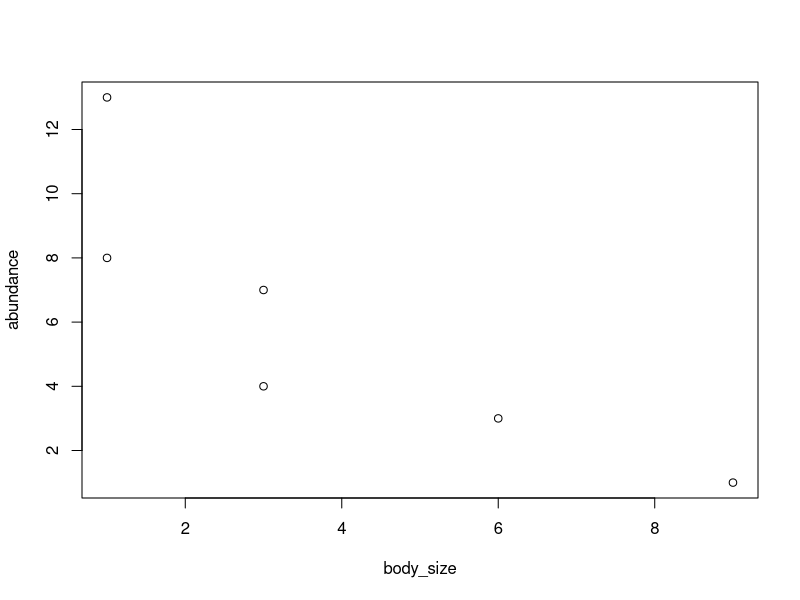
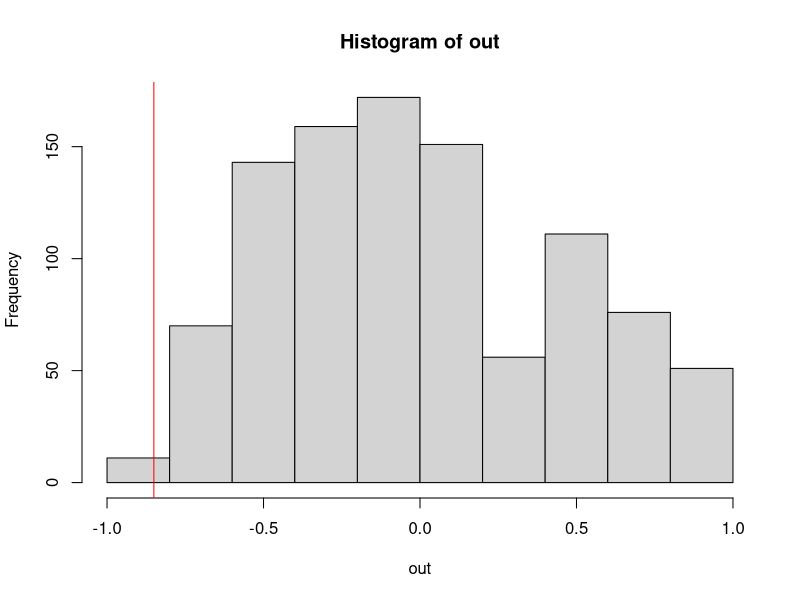
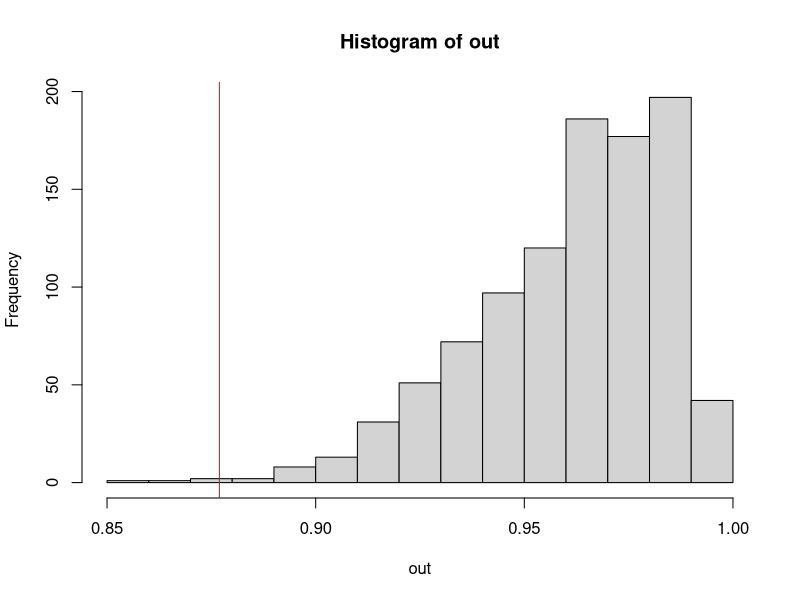
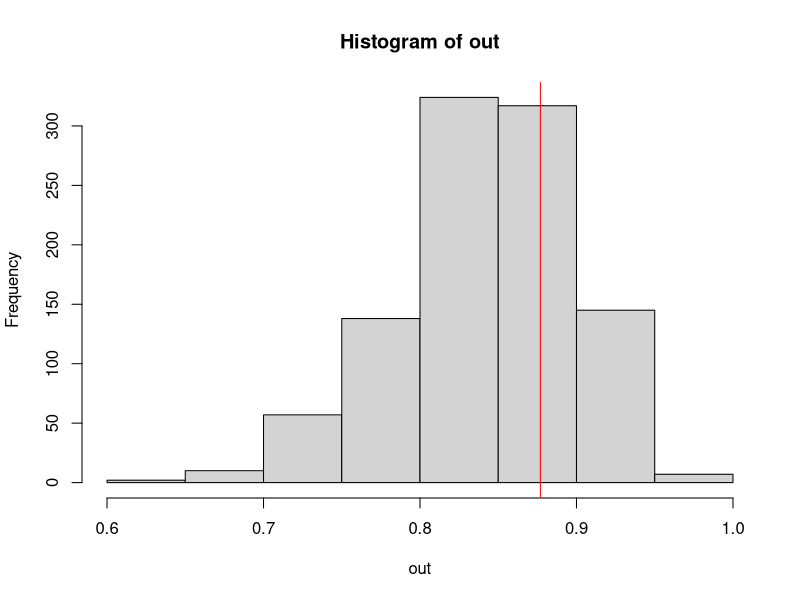

The R source for these figures, in order:
#Este script usa models nulos para parcticar loops
#y funciones.


#Un modelo simple para testar correlaciones----

abundance <- c(1,3,4,7,8,13)
body_size <- c(9,6,3,3,1,1)
plot(abundance ~ body_size)
cor(abundance, body_size)
cor.test(abundance, body_size)

#nuestro modelo nulo
#Vamos a romper el patron de correlación:
null <- sample(x = abundance,
       size = length(abundance),
       replace = FALSE)
cor(null, body_size)

for (i in 1:10){
  print(i)
}


out <- matrix()
for (i in 1:1000){
  null <- sample(x = abundance,
                 size = length(abundance),
                 replace = FALSE)
  out[i] <- cor(null, body_size)
  }
hist(out)
abline(v = cor(abundance, body_size),
       col = "red")
#quantile(out, 0.01)
1-sum(out > cor(abundance, body_size))/length(out)

#More examples-----
abundance

#my first function
saluda <- function(x = "hola"){
  print(x)
}

saluda()

saluda(x = "hola")


#pielous

J <- function(x){
  pi <- x/sum(x)
  S <- -sum(pi*log(pi, base = 2))
  S/log(length(x), base = 2)
}

J(abundance)

#Calculate the evenness of a random assembly.
#tip: We need to sample 36 individuals and assing them to 6 species randomly

temp <- sample(x = c(1:6),
       size = sum(abundance), replace = TRUE)
J(table(temp))
#now do it 1000 times
out <- c()
for( i in 1:1000){
  out[i] <- J(table(sample(1:6,
                           sum(abundance),
                           replace = TRUE)))
}
hist(out)
abline(v = J(abundance),
       col = "red")


out <- c()
prob <- (body_size/sum(body_size))
for( i in 1:1000){
  out[i] <- J(table(sample(1:6,
                           sum(abundance),
                           replace = TRUE,
                           prob = prob)))
}
hist(out)
abline(v = J(abundance),
       col = "red")













